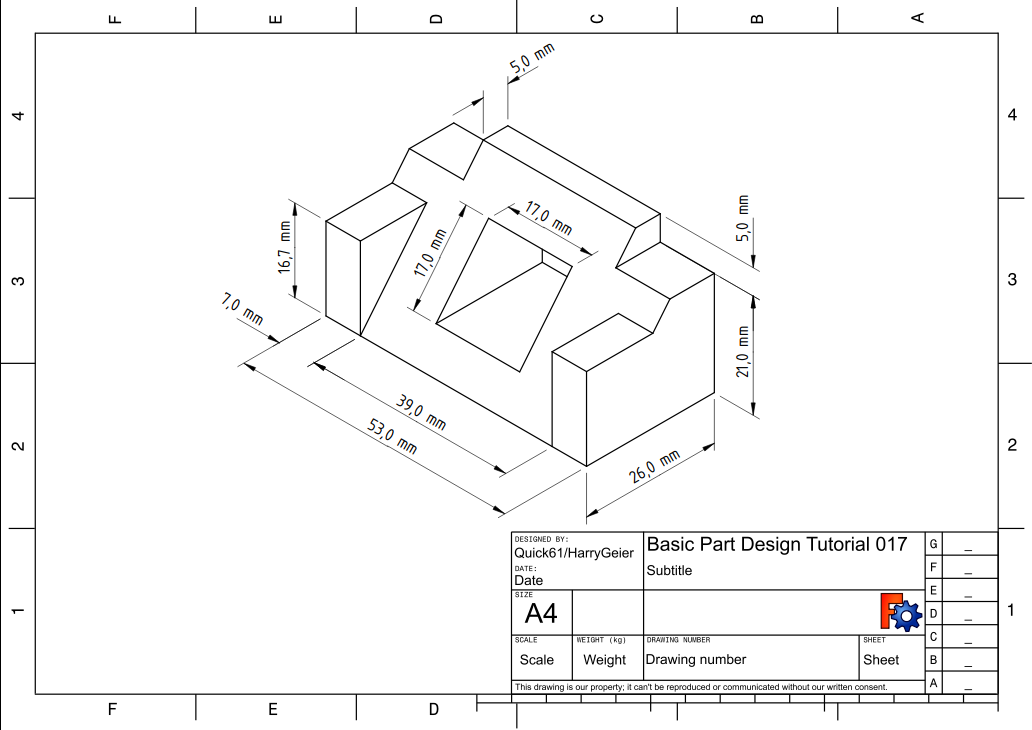
#> input picture Lab0/Lab6/data/1.png, 1032 x 730 px; its folder holds only this picture in this run
$ python Lab6.py
#> lines starting #> are read from the running program, lines starting #| are printed output that depends on the picture; after the words box and inside, x2 and y2 are one past the last pixel; in counts of white or black regions, pixels touching at a corner belong together
import os
from functools import reduce
from operator import add

import matplotlib.pyplot as plt
import numpy as np
from PIL import Image
from pympler import asizeof
from tqdm import tqdm

d = 0


def read_image(path):
#> called with path = 'data/1.png'
    image = Image.open(path)
#> image is the input picture: PIL image 1032x730 RGB; mean R, G, B 247.6, 247.5, 247.5
    return np.asarray(image, dtype=np.int32)


def rle_encode(data):
    encoding = []
    prev_char = data[0]
#> prev_char = 0
    count = 0

    for i in tqdm(range(data.shape[0])):
        if data[i] != prev_char:
            encoding.append(count)
            encoding.append(prev_char)
            count = 1
            prev_char = data[i]
        else:
            count += 1
    else:
        encoding.append(count)
        encoding.append(prev_char)
        return encoding
#> this loop made 2260080 passes
#> after the loop, count = 3093; encoding = 96886 items; prev_char = 255
#> in rle, `encoded = rle_encode(rozwiniete)`: encoded = 96886 items


def rle_decode(data):
    decode = []
    for i in tqdm(range(0, len(data), 2)):
        count = data[i]
        for _ in range(count):
            decode.append(data[i + 1])
#> this loop made 48443 passes
#> (i, count) on passes 3 to 5: (4, 3), (6, 3), (8, 1542)
#> after the loop, decode = 2260080 items
#> (the call stopped at in rle, `encoded_size = asizeof.asizeof(tmp)`: pympler is not available in this run)
    return np.array(decode).astype(np.int64)


def rle(folder, image):
    im = read_image(folder + image).astype(np.int32)
    Zc = np.array(im)

    Zc = Zc.astype(np.int64)
    ogShape = Zc.shape

    rozwiniete = Zc.flatten()

    encoded = rle_encode(rozwiniete)

    decoded = rle_decode(encoded)

    tmp = np.array(encoded)

    recrated_image = decoded.reshape(ogShape)

    encoded_size = asizeof.asizeof(tmp)
    decoded_size = asizeof.asizeof(decoded)
    global d
    d = decoded_size

    reduce = encoded_size / decoded_size * 100

    plt.figure(dpi=600)
    plt.subplot(1, 2, 1)
    plt.title('Obrazek oryginalny rozmiar\n: ' + str(decoded_size))
    plt.xticks([])
    plt.yticks([])
    plt.imshow(Zc, cmap='gray')
    plt.subplot(1, 2, 2)
    plt.title(
        'Obrazek zdekodowany rle \nrozmiar: ' + str(encoded_size) + '\nProcent obrazu oryginalnego:\n ' + str(
            reduce))
    plt.xticks([])
    plt.yticks([])
    plt.imshow(recrated_image, cmap='gray')

    plt.savefig('plots/' + image + '.png')
    plt.close()


# https://medium.com/analytics-vidhya/transform-an-image-into-a-quadtree-39b3aa6e019a
def split(image):
    half_split = np.array_split(image, 2)
    res = map(lambda x: np.array_split(x, 2, axis=1), half_split)
    return reduce(add, res)


def concatenate(n_w, n_e, s_w, s_e):
    top = np.concatenate((n_w, n_e), axis=1)
    bottom = np.concatenate((s_w, s_e), axis=1)
    return np.concatenate((top, bottom), axis=0)


class QuadTree:

    def __init__(self, image):
        self.end = True
        self.quad_size = (image.shape[0], image.shape[1])
#> self.quad_size = (730, 1032)

        if image.size == 0:
            self.tile_mean = np.zeros((3,)).astype(np.uint8) if len(image.shape) == 3 else 0
            return

        self.tile_mean = np.mean(image, axis=(0, 1)).astype(np.uint8)
#> self.tile_mean = [247, 247, 247]

        if not (image == self.tile_mean).all():
            split_image = split(image)
#> in split, `half_split = np.array_split(image, 2)`: half_split = 2 items
#> split_image = 4 items

            self.end = False
            self.d = (
                QuadTree(split_image[0]),
                QuadTree(split_image[1]),
                QuadTree(split_image[2]),
                QuadTree(split_image[3])
            )
#> in __init__ (call 2), `self.tile_mean = np.mean(image, axis=(0, 1)).astype(np.uint8)`: self.tile_mean = [249, 249, 249]
#> in __init__ (call 2), `self.tile_mean = np.mean(image, axis=(0, 1)).astype(np.uint8)`:
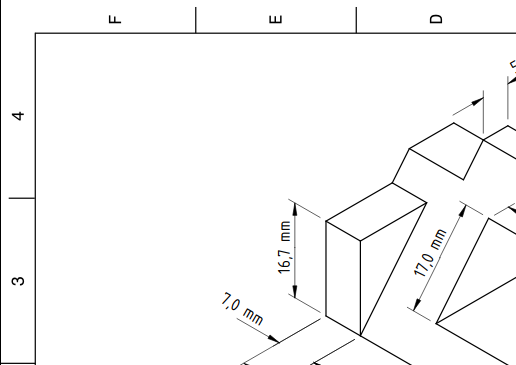
#> image: shape (365, 516, 3) int64; mean R, G, B 249.1, 249.1, 249.1
#> in __init__ (call 3), `self.tile_mean = np.mean(image, axis=(0, 1)).astype(np.uint8)`: self.tile_mean = [251, 251, 251]
#> in __init__ (call 3), `self.tile_mean = np.mean(image, axis=(0, 1)).astype(np.uint8)`:
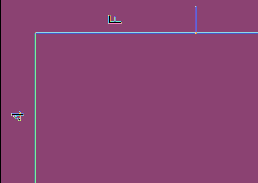
#> image: shape (183, 258, 3) int64; 62 distinct labels, from 0 to 255; one colour per label, 0 black
#> in __init__ (call 4), `self.tile_mean = np.mean(image, axis=(0, 1)).astype(np.uint8)`: self.tile_mean = [248, 248, 248]
#> in __init__ (call 4), `self.tile_mean = np.mean(image, axis=(0, 1)).astype(np.uint8)`:
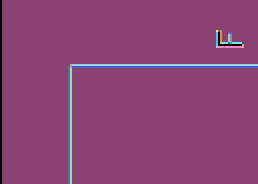
#> image: shape (92, 129, 3) int64 (shown 2 times larger); 27 distinct labels, from 0 to 255; one colour per label, 0 black
#> in __init__ (call 5), `self.tile_mean = np.mean(image, axis=(0, 1)).astype(np.uint8)`: self.tile_mean = [246, 246, 246]
#> in __init__ (call 5), `self.tile_mean = np.mean(image, axis=(0, 1)).astype(np.uint8)`:
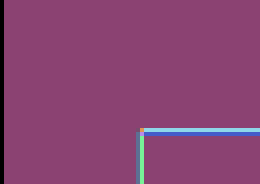
#> image: shape (46, 65, 3) int64 (shown 4 times larger); 9 distinct labels, from 0 to 255; one colour per label, 0 black
#> in __init__ (call 6), `self.tile_mean = np.mean(image, axis=(0, 1)).astype(np.uint8)`: self.tile_mean = [247, 247, 247]
#> in __init__ (call 6), `self.tile_mean = np.mean(image, axis=(0, 1)).astype(np.uint8)`:
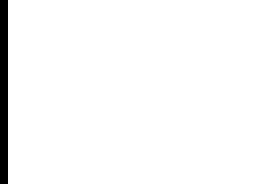
#> image: shape (23, 33, 3) int64 (shown 8 times larger); 97% white; black in thin lines or dots, all inside (x1, y1, x2, y2) = (0, 0, 1, 23)

    def get_image(self):
        if self.end:
            return np.tile(self.tile_mean, (*self.quad_size, 1))

        return concatenate(self.d[0].get_image(), self.d[1].get_image(), self.d[2].get_image(),
                           self.d[3].get_image()).astype(int)
#> in concatenate, `top = np.concatenate((n_w, n_e), axis=1)`: top = [[0, 0, 0], [255, 255, 255]]
#> in concatenate, `bottom = np.concatenate((s_w, s_e), axis=1)`: bottom = empty array


def Quad(folder, image):
    im = read_image(folder + image).astype(int)

    encoded_quad = QuadTree(im)
    decoded_quad = encoded_quad.get_image()

    encoded_size = asizeof.asizeof(encoded_quad)
    decoded_size = d
    reduce = encoded_size / decoded_size * 100

    plt.figure(dpi=600)
    plt.subplot(1, 2, 1)
    plt.title('Obrazek oryginalny rozmiar\n: ' + str(decoded_size))
    plt.xticks([])
    plt.yticks([])
    plt.imshow(im, cmap='gray')
    plt.subplot(1, 2, 2)
    plt.title(
        'Obrazek zdekodowany QUAD \nrozmiar: ' + str(encoded_size) + '\nProcent obrazu oryginalnego:\n ' + str(
            reduce))
    plt.xticks([])
    plt.yticks([])
    plt.imshow(decoded_quad, cmap='gray')

    plt.savefig('plots/' + image + 'QUAD.png')
    plt.close()


def main():
    directory = os.fsencode('data/')

    for file in os.listdir(directory):
        filename = os.fsdecode(file)
        rle('data/', filename)
        Quad('data/', filename)
#> (the call stopped at in Quad, `encoded_size = asizeof.asizeof(encoded_quad)`: pympler is not available in this run)


if __name__ == '__main__':
    main()
